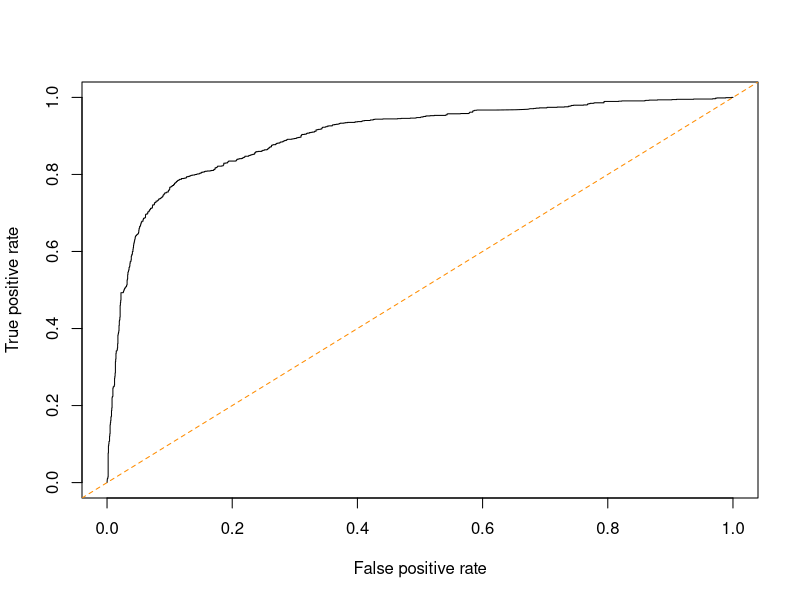
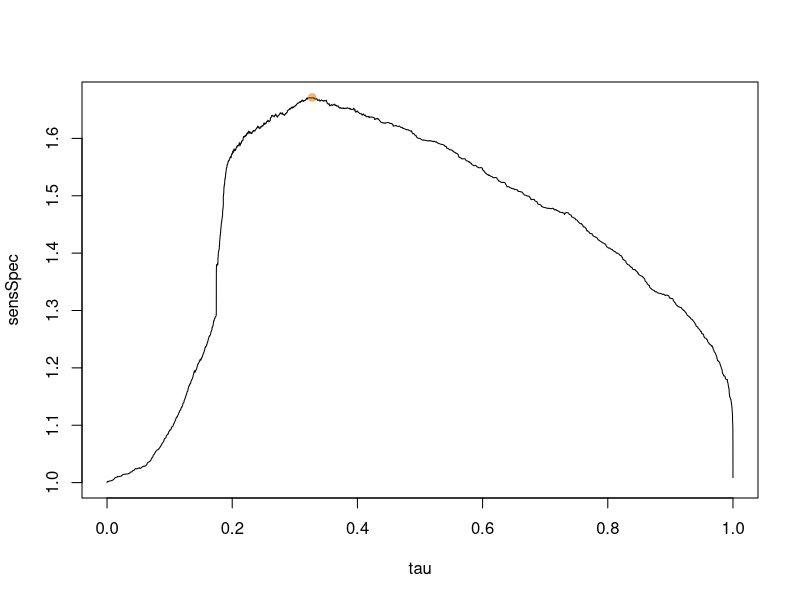
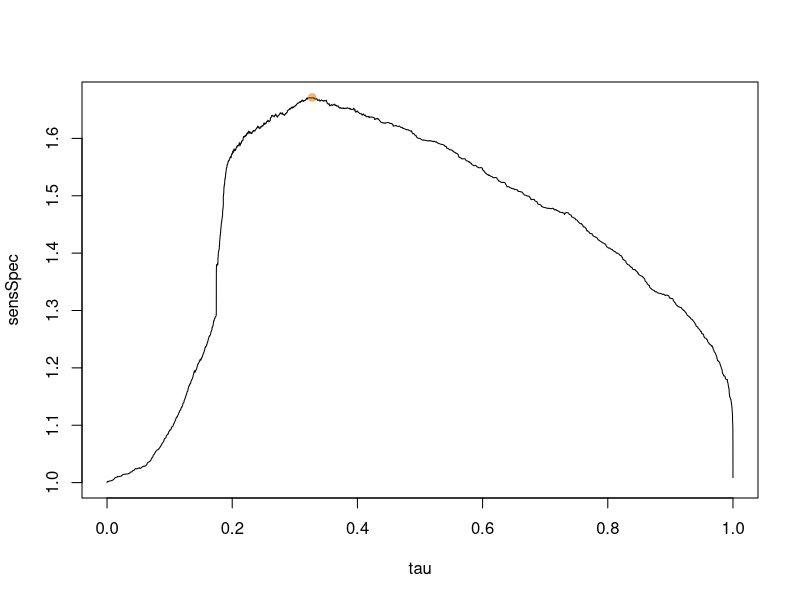
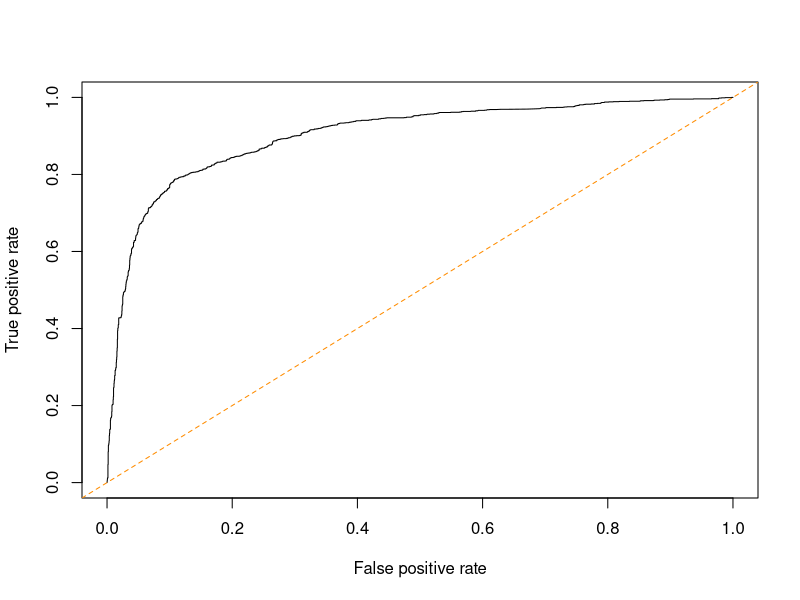

Write the R code that produced these figures, in order.
## ---- chunk 1
library(kernlab)
library(ROCR)
data(spam)
dt <- spam[,49:58]
# breaking data into test and train sets
set.seed(19201104)
tot <- nrow(dt)
n <- floor(tot*0.8)
# training indices
train <- sample((1:tot),n)
#testing indices
test <- setdiff(1:tot,c(train))
str(dt)
## ---- chunk 2
fit = glm(type ~ ., data = dt[train,], family = "binomial")
summary(fit)
## ---- chunk 3
chd <- fit$coefficients["charDollar"]
chex <- fit$coefficients["charExclamation"]

exp(chd)
exp(chex)

sm <- summary(fit)
se_chd <- sm$coef["charDollar",2]
se_chex <- sm$coeff["charExclamation",2]

#calculating 95% interval for char Dollar
chd_l <- chd - 1.96*se_chd
chd_u <- chd + 1.96*se_chd
chd_l
chd_u
#calculating 95% interval for char exclamation
chex_l <- chex - 1.96*se_chex
chex_u <- chex + 1.96*se_chex
chex_l
chex_u

## ---- chunk 4
p <- predict(fit, dt[test,])
tau <- 0.5
pred = ifelse(p > tau, "SPAM", "NON-SPAM")
p <- fitted(fit)
res <- table(dt[test,]$type, pred)
res
res<- as.matrix(res)
accuracy <- (res[1,1] + res[2,2])/sum(res)
accuracy
## ---- chunk 5
predobj <- prediction(fitted(fit), dt[train,]$type)
perf <- performance(predobj, "tpr", "fpr")
plot(perf)
abline(0, 1, col = "darkorange", lty = 2)
auc = performance(predobj, "auc")
auc@y.values
## ---- chunk 6
sens <- performance(predobj, "sens")
spec <- performance(predobj, "spec")
tau <- sens@x.values[[1]]
sensSpec <- sens@y.values[[1]] + spec@y.values[[1]]
best <- which.max(sensSpec)
plot(tau, sensSpec, type = "l")
points(tau[best], sensSpec[best], pch = 19, col = adjustcolor("darkorange2", 0.5))
## ---- chunk 7
p <- predict(fit, dt[test,])
tau[best]
pred = ifelse(p > tau[best], "spam", "nonspam")
res<- table(dt[test,]$type, pred)
res
res<- as.matrix(res)
accuracy <- (res[1,1] + res[2,2])/sum(res)
accuracy
## ---- chunk 8
fit = glm(type ~ ., data = dt, family = "binomial")
summary(fit)
p <- predict(fit,dt)
tau <- 0.5
pred = ifelse(p > tau, "SPAM", "NON-SPAM")
p <- fitted(fit)
res <- table(dt$type, pred)
res
res<- as.matrix(res)
accuracy <- (res[1,1] + res[2,2])/sum(res)
accuracy
sens <- performance(predobj, "sens")
spec <- performance(predobj, "spec")
tau <- sens@x.values[[1]]
sensSpec <- sens@y.values[[1]] + spec@y.values[[1]]
best <- which.max(sensSpec)
plot(tau, sensSpec, type = "l")
points(tau[best], sensSpec[best], pch = 19, col = adjustcolor("darkorange2", 0.5))

predobj <- prediction(fitted(fit), dt$type)
perf <- performance(predobj, "tpr", "fpr")
plot(perf)
abline(0, 1, col = "darkorange", lty = 2)
auc = performance(predobj, "auc")
auc@y.values
